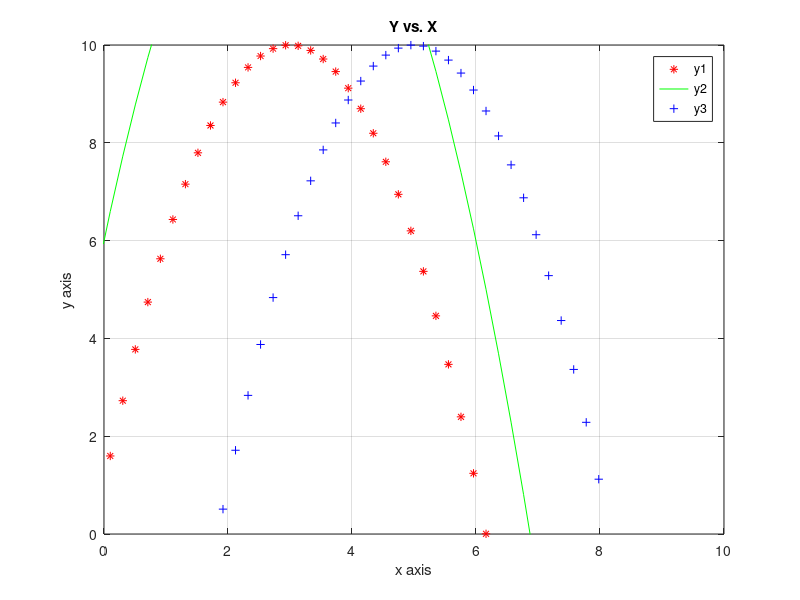

The MATLAB script that drew this image:
%Ques: Plot the equation from x = -10 to 10
%      y = -(x-3)^2 + 10
%      How does the curve change if 15 is added instead of 10?
%      How does the curve change if (x-5) is in parenthesis?


clc;
clear;
close all;

x = linspace(-10,10);
y1 = -(x-3).^2 + 10;
plot(x,y1,'red*')
hold on

y2 = -(x-3).^2 + 15;
plot(x,y2,'green')
hold on

y3 = -(x-5).^2 + 10;
plot(x,y3,'blue+')

xlabel('x axis')
ylabel('y axis')
title('Y vs. X')
grid on

legend('y1','y2','y3')

% to change axis range
xlim([0,10])
ylim([0,10])
